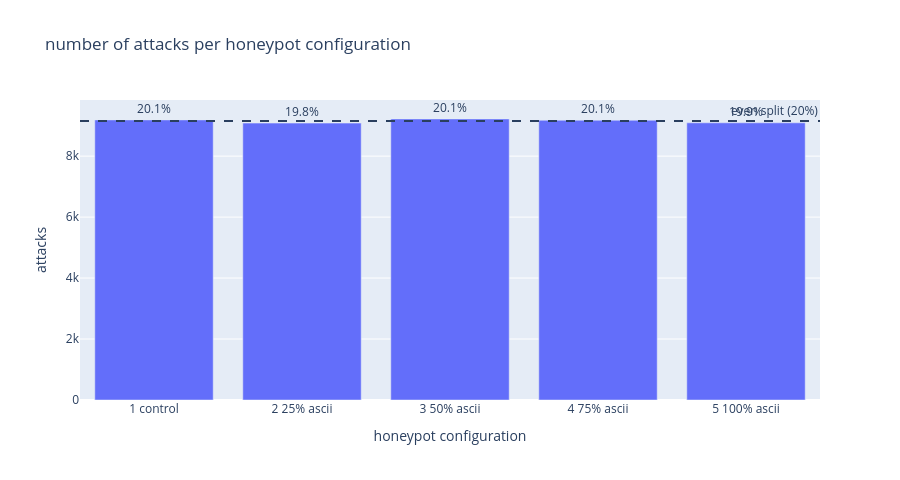

The notebook cell this image was saved under:
### Markdown cell above
## Number of attacks per honeypot configuration

Randomization is working when the five configurations each get about 20% of attacks.

### Code cell
config_counts = df["config_label"].value_counts().reindex(ORDER)
config_share = (100 * config_counts / config_counts.sum()).round(1)
summary = pd.DataFrame({"attacks": config_counts, "percent": config_share})
display(summary)
spread = config_share.max() - config_share.min()
print(f"share spread: {spread:.1f} percentage points")

fig_config_counts = px.bar(
    summary.reset_index(),
    x="config_label",
    y="attacks",
    text="percent",
    labels={"config_label": "honeypot configuration", "attacks": "attacks"},
    title="number of attacks per honeypot configuration",
)
fig_config_counts.update_traces(texttemplate="%{text}%", textposition="outside")
fig_config_counts.add_hline(
    y=len(df) / len(ORDER), line_dash="dash", annotation_text="even split (20%)"
)
fig_config_counts.update_layout(width=900, height=480)
fig_config_counts.show()

# same split per honeypot container, since each container is re-randomized on every recycle
display(pd.crosstab(df["honeypot"], df["config_label"]).reindex(columns=ORDER))

### Figure 1 — Plotly figure (JSON) as saved in the notebook; plotly's stock layout.template omitted (floating-point values rounded to 4 significant figures)
{"data": [{"hovertemplate": "honeypot configuration=%{x}<br>attacks=%{y}<br>percent=%{text}<extra></extra>", "legendgroup": "", "marker": {"color": "#636efa", "pattern": {"shape": ""}}, "name": "", "orientation": "v", "showlegend": false, "text": [20.1, 19.8, 20.1, 20.1, 19.9], "textposition": "outside", "texttemplate": "%{text}%", "type": "bar", "x": ["1 control", "2 25% ascii", "3 50% ascii", "4 75% ascii", "5 100% ascii"], "xaxis": "x", "y": [9189, 9084, 9221, 9177, 9093], "yaxis": "y"}], "layout": {"annotations": [{"showarrow": false, "text": "even split (20%)", "x": 1, "xanchor": "right", "xref": "x domain", "y": 9153.0, "yanchor": "bottom", "yref": "y"}], "barmode": "relative", "height": 480, "legend": {"tracegroupgap": 0}, "shapes": [{"line": {"dash": "dash"}, "type": "line", "x0": 0, "x1": 1, "xref": "x domain", "y0": 9153.0, "y1": 9153.0, "yref": "y"}], "title": {"text": "number of attacks per honeypot configuration"}, "width": 900, "xaxis": {"anchor": "y", "domain": [0.0, 1.0], "title": {"text": "honeypot configuration"}}, "yaxis": {"anchor": "x", "domain": [0.0, 1.0], "title": {"text": "attacks"}}}}
